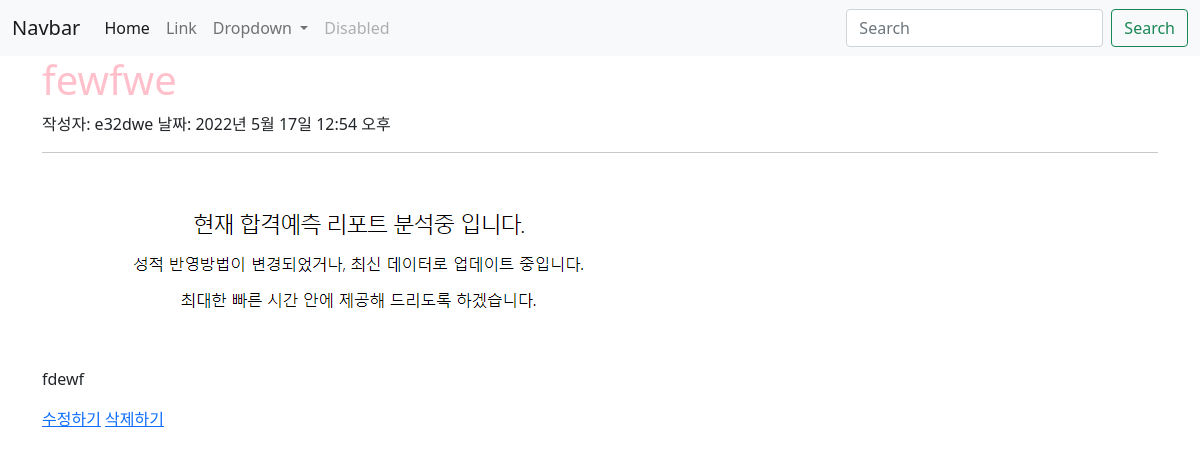
Page /3 on the committed database.
### main/models.py (models this page shows, shortened)
class Post(models.Model):
    id = models.AutoField(primary_key=True)
    title = models.CharField(max_length=200)
    writer = models.CharField(max_length=100)
    pub_date = models.DateTimeField()
    body = models.TextField()
    image = models.ImageField(upload_to = "post/", blank=True, null=True)

### main/views.py (the view)
# urls.py: path('<int:id>', detail, name='detail'),
def detail(request, id):
    post = get_object_or_404(Post, pk = id)
    return render(request, 'main/detail.html', {'post': post})

### main/templates/main/detail.html (shortened to what this page needs)
{% extends 'base.html' %}
{% block content %}
<h1>{{post.title}}</h1>
작성자: {{post.writer}}
날짜: {{post.pub_date}}
<hr>
{% if post.image %}
<p><img src="{{ post.image.url }}" alt="사진"></p>
{% endif %}
<p>{{post.body}}</p>
<a href="{%url 'main:edit' post.id%}">수정하기</a>
<a href="{%url 'main:delete' post.id%}">삭제하기</a>
{% endblock %}

### intro_assignment/static/css/project.css (style rules this page uses)
h1 { color: pink; }

### rows in the picture
Post: title "fewfwe", writer "e32dwe", pub_date "2022년 5월 17일 12:54 오후", image (picture), body "fdewf"
